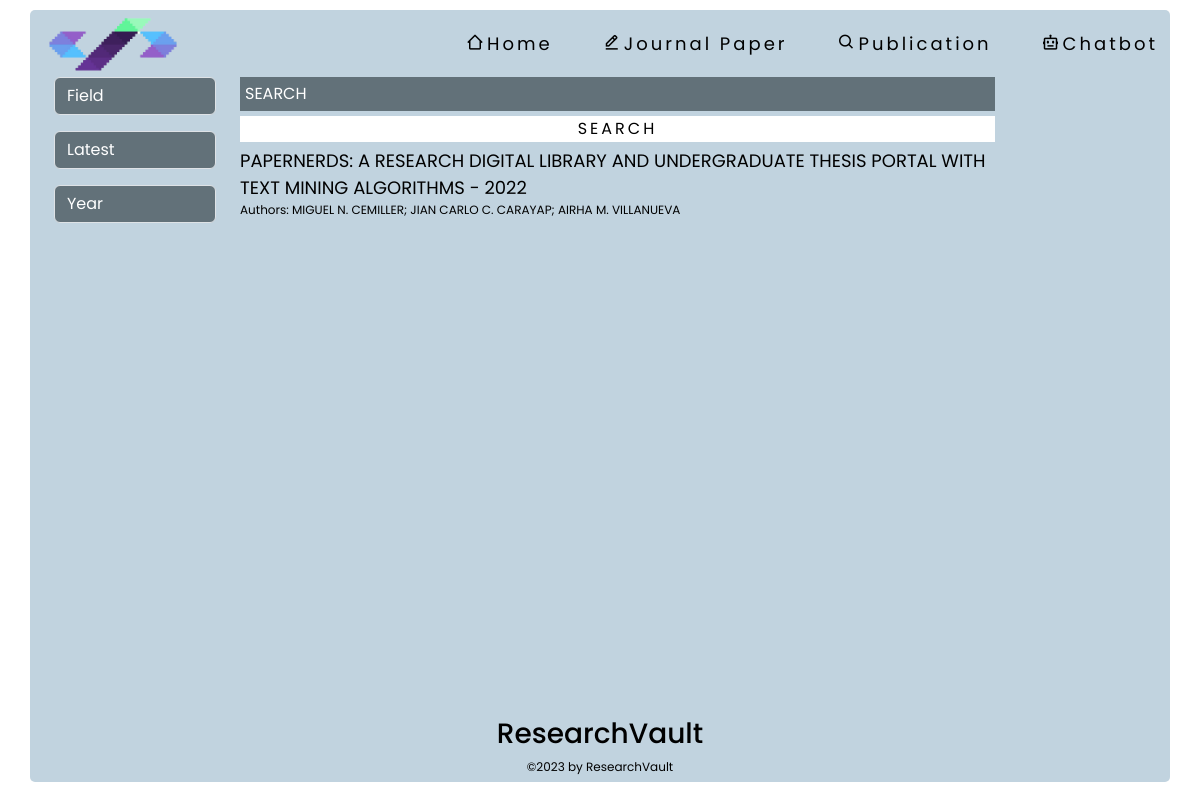
The app's page /browse, older data.
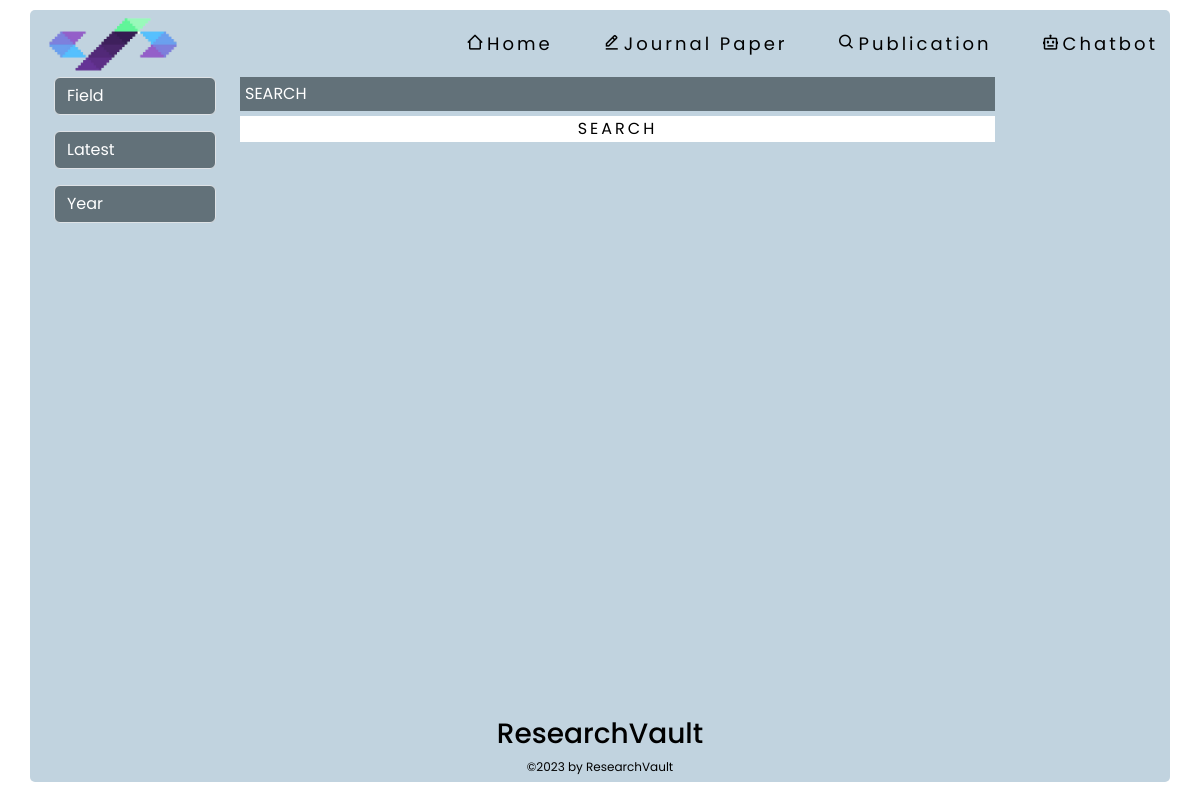
The same page, newer data.
### tables this page shows
CREATE TABLE "uploads" (
	"id"	INTEGER,
	"title"	TEXT,
	"authors"	TEXT,
	"publicationDate"	TEXT,
	"thesisAdvisor"	TEXT,
	"department"	TEXT,
	"degree"	TEXT,
	"subjectArea"	TEXT,
	"subjectCode"	TEXT,
	"abstract"	REAL,
	"file_path"	TEXT,
	"converted_file_path"	TEXT,
	PRIMARY KEY("id" AUTOINCREMENT)
);

### app.py (the view)
@app.route('/browse', methods=['GET'])
def browse():
    try:
        db_conn = DBConnection('database.db')
        selected_sort = request.args.get('sort', 'latest')
        selected_field = request.args.get('field', '')
        selected_year = request.args.get('year', '')
        search_query = request.args.get('search', '')
        items, unique_subject_areas, unique_years = db_conn.fetch_publications(
            selected_sort, selected_field, selected_year, search_query)
        db_conn.close_connection()
        return render_template('browse.html', items=items, subject_areas=unique_subject_areas,
                               unique_years=unique_years, selected_sort=selected_sort,
                               selected_field=selected_field, selected_year=selected_year,
                               search_query=search_query)
    except Exception as e:
        print("Error browsing publications:", e)
        return render_template('404.html')

### db_connection.py (called while the page is built)
    def get_db(self):
        db = getattr(g, '_database', None)
        if db is None:
            db = g._database = sqlite3.connect(self.DB)
        return db

    def close_connection(self):
        db = getattr(g, '_database', None)
        if db is not None:
            db.close()

### templates/browse.html (shortened to what this page needs)
<!DOCTYPE html>
<html lang="en">
<head>
    <link rel="stylesheet" type="text/css" href="{{ url_for('static', filename='css/browse.css') }}">
    <link href='https://unpkg.com/boxicons@2.1.4/css/boxicons.min.css' rel='stylesheet'>
    <link href="https://cdn.jsdelivr.net/npm/bootstrap@5.3.0/dist/css/bootstrap.min.css" rel="stylesheet">
</head>
<body>
    <div class="browse-container container">
        <div class="browse-navbar d-flex justify-content-between align-items-center">
            <img src="static/pics/logo.png" class="img-fluid">
            <div class="browse-right">
                <a href="/" id="home-browse"><i class='bx bx-home-alt-2'></i>Home</a>
                <a href="/research" id="edit-browse"><i class='bx bx-edit-alt'></i>Journal Paper</a>
                <a href="/browse" id="browse-browse"><i class='bx bx-search' ></i>Publication</a>
                <a href="/chatbot" id="chatbot-browse"><i class='bx bx-bot'></i></i>Chatbot</a>
            </div>
        </div>
            <div class="browse-content d-flex flex-column flex-grow-1">
                <div class="search-results d-flex flex-column">
                    <div class="container-fluid">
                        <div class="row">
                            <div class="col-md-2">
                                <div class="browse-filter">
                                    <select id="field" class="form-select mb-3" onchange="filterItems()">
                                        <option value="">Field</option>
                                    </select>
                                    <select id="sort" class="form-select mb-3" onchange="filterItems()">
                                        <option value="latest" {% if selected_sort == 'latest' %}selected{% endif %}>Latest</option>
                                    </select>
                                    <input type="number" id="year-input" min="2000" max="2023" step="1" list="year-list" placeholder="Year" class="form-control mb-3" value="{{ selected_year }}" onchange="filterItems()">
                                </div>
                            </div>
                              <div class="col-md-10">
                                <div class="col-md-10">
                                    <div class="browse-result d-flex flex-column">
                                        <input type="search" id="search-input" placeholder="SEARCH" value="{{ search_query }}">
                                        <button type="submit" id="search-button">SEARCH</button>
                                        {% for item in items %}
                                        <a class="browse-item" href="{{ url_for('publication_detail', item_id=item.id) }}" data-subjectArea="{{ item.subjectArea }}">
                                            {{ item.title }} - {{ item.year }}
                                            <p>Authors: {{ item.authors }}</p>
                                        </a>
                                        {% endfor %}
                                    </div>
                                </div>
                            </div>
                            </div>
                            </div>
                            </div>
                            <footer class="text-center">
                                <h3>ResearchVault</h3>
                                <p>©2023 by ResearchVault</p>
                            </footer>
                            </div>
                            </div>
</body>
</html>

Row changes from the older to the newer data that the page shows:
removed uploads: title "PAPERNERDS: A RESEARCH DIGITAL LIBRARY AND UNDERGRADUATE THESIS PORTAL WITH TEXT MINING ALGORITHMS", year "2022", authors "MIGUEL N. CEMILLER; JIAN CARLO C. CARAYAP; AIRHA M. VILLANUEVA"
